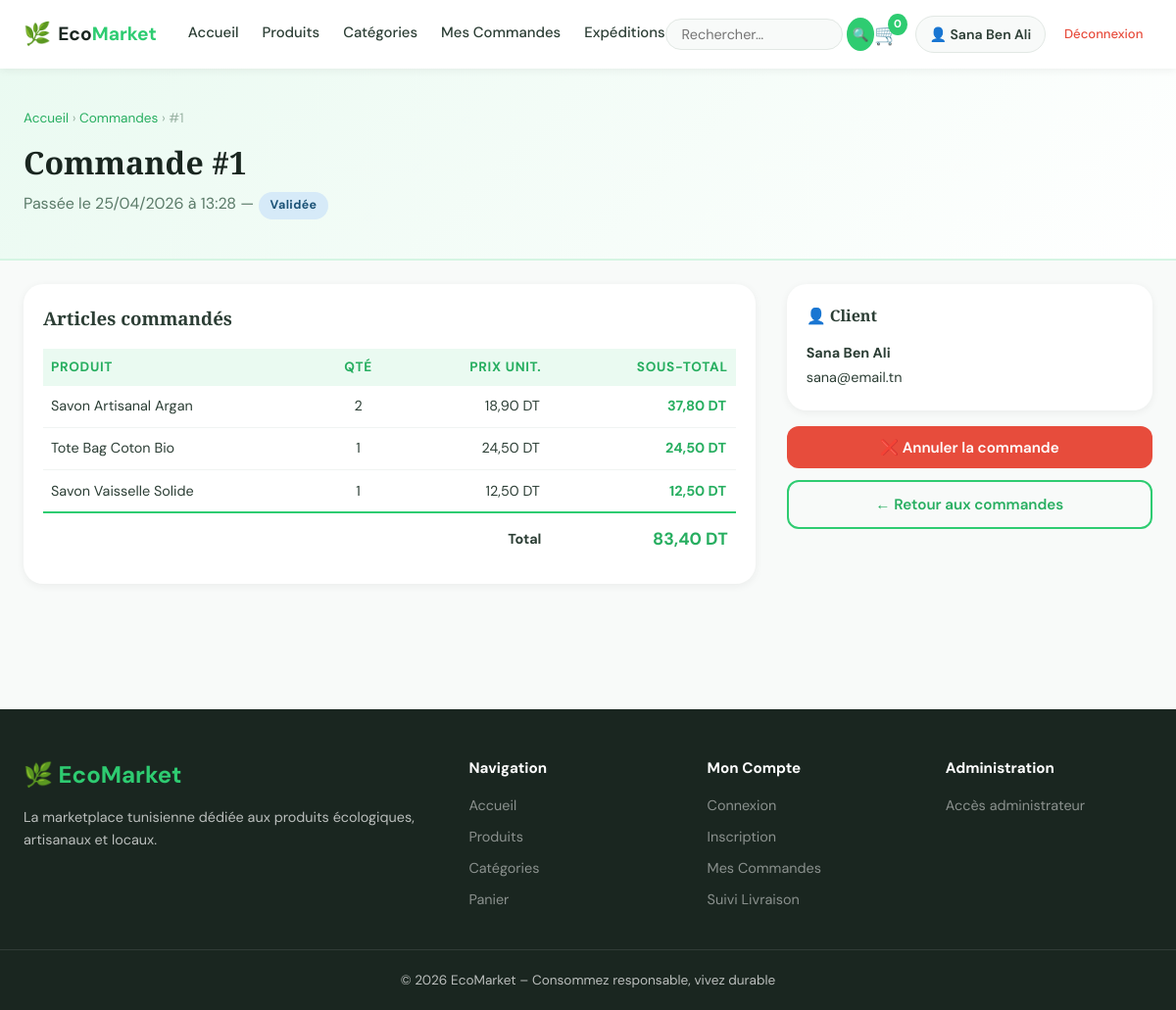
The app's page /pages/commande_detail.php?id=1 (signed in) with its own data.
### tables this page shows
CREATE TABLE `commandes` (
  `id` int(10) UNSIGNED NOT NULL,
  `client_id` int(10) UNSIGNED NOT NULL,
  `date_cmd` timestamp NOT NULL DEFAULT current_timestamp(),
  `statut` enum('en_attente','validee','expediee','livree','annulee') DEFAULT 'en_attente',
  `total` decimal(10,2) NOT NULL DEFAULT 0.00,
  `notes` text DEFAULT NULL
);

CREATE TABLE `commandes_produits` (
  `id` int(10) UNSIGNED NOT NULL,
  `commande_id` int(10) UNSIGNED NOT NULL,
  `produit_id` int(10) UNSIGNED NOT NULL,
  `quantite` int(10) UNSIGNED NOT NULL DEFAULT 1,
  `prix_unitaire` decimal(10,2) NOT NULL
);

CREATE TABLE `produits` (
  `id` int(10) UNSIGNED NOT NULL,
  `nom` varchar(200) NOT NULL,
  `description` text DEFAULT NULL,
  `prix` decimal(10,2) NOT NULL CHECK (`prix` >= 0),
  `stock` int(10) UNSIGNED NOT NULL DEFAULT 0,
  `image` varchar(255) DEFAULT 'default.jpg',
  `categorie_id` int(10) UNSIGNED NOT NULL,
  `en_vedette` tinyint(1) DEFAULT 0,
  `created_at` timestamp NOT NULL DEFAULT current_timestamp()
);

CREATE TABLE `clients` (
  `id` int(10) UNSIGNED NOT NULL,
  `nom` varchar(100) NOT NULL,
  `email` varchar(150) NOT NULL,
  `mot_de_passe` varchar(255) NOT NULL,
  `adresse` text DEFAULT NULL,
  `telephone` varchar(20) DEFAULT NULL,
  `is_admin` tinyint(1) NOT NULL DEFAULT 0,
  `created_at` timestamp NOT NULL DEFAULT current_timestamp()
);

### pages/commande_detail.php (the view, shortened to what this page needs)
<?php
require_once __DIR__ . '/../includes/config.php';
$pdo = getPDO();
$id = (int)($_GET['id'] ?? 0);
$stmt = $pdo->prepare("SELECT c.*, cl.nom AS client_nom, cl.email FROM commandes c JOIN clients cl ON cl.id=c.client_id WHERE c.id=? AND c.client_id=?");
$stmt->execute([$id, clientId()]);
$cmd = $stmt->fetch();
$articles = $pdo->prepare("SELECT cp.*, p.nom AS prod_nom FROM commandes_produits cp JOIN produits p ON p.id=cp.produit_id WHERE cp.commande_id=?");
$articles->execute([$id]);
$articles = $articles->fetchAll();
include __DIR__ . '/../includes/header.php';
?>
<div class="page-header">
    <div class="container">
        <div class="breadcrumb">
            <a href="<?= SITE_URL ?>">Accueil</a> › <a href="commandes.php">Commandes</a> › #<?= $id ?>
        </div>
        <h1>Commande #<?= $id ?></h1>
        <p>Passée le <?= date('d/m/Y à H:i', strtotime($cmd['date_cmd'])) ?> — <?= statutBadge($cmd['statut']) ?></p>
    </div>
</div>
<section class="section" style="padding-top:1.5rem;">
<div class="container">
<div style="display:grid;grid-template-columns:2fr 1fr;gap:2rem;align-items:start;">
    <div>
        <div class="card">
            <div class="card-body">
                <h3 style="font-family:var(--font-head);margin-bottom:1rem;">Articles commandés</h3>
                <table style="width:100%;border-collapse:collapse;">
                    <thead><tr>
                        <th style="text-align:left;padding:.5rem;background:var(--green-xlight);">Produit</th>
                        <th style="text-align:center;padding:.5rem;background:var(--green-xlight);">Qté</th>
                        <th style="text-align:right;padding:.5rem;background:var(--green-xlight);">Prix unit.</th>
                        <th style="text-align:right;padding:.5rem;background:var(--green-xlight);">Sous-total</th>
                    </tr></thead>
                    <tbody>
                    <?php foreach ($articles as $a): ?>
                    <tr style="border-bottom:1px solid var(--gray-100);">
                        <td style="padding:.6rem .5rem;"><?= e($a['prod_nom']) ?></td>
                        <td style="text-align:center;padding:.6rem;"><?= $a['quantite'] ?></td>
                        <td style="text-align:right;padding:.6rem;"><?= prix((float)$a['prix_unitaire']) ?></td>
                        <td style="text-align:right;padding:.6rem;font-weight:700;color:var(--green-dark);"><?= prix((float)$a['prix_unitaire'] * $a['quantite']) ?></td>
                    </tr>
                    <?php endforeach; ?>
                    </tbody>
                    <tfoot><tr style="border-top:2px solid var(--green);">
                        <td colspan="3" style="padding:.75rem .5rem;text-align:right;font-weight:700;">Total</td>
                        <td style="padding:.75rem .5rem;text-align:right;font-weight:700;font-size:1.1rem;color:var(--green-dark);"><?= prix((float)$cmd['total']) ?></td>
                    </tr></tfoot>
                </table>
            </div>
        </div>
    </div>
    <div>
        <div class="card">
            <div class="card-body">
                <h4 style="font-family:var(--font-head);margin-bottom:.75rem;">👤 Client</h4>
                <div style="font-size:.9rem;line-height:1.8;">
                    <div><strong><?= e($cmd['client_nom']) ?></strong></div>
                    <div><?= e($cmd['email']) ?></div>
                </div>
            </div>
        </div>
        <div style="margin-top:1rem;">
            <?php if (in_array($cmd['statut'], ['en_attente', 'validee'])): ?>
            <form method="POST" action="" style="margin-bottom:.75rem;"
                  onsubmit="return confirm('Confirmer l\'annulation de cette commande ?');">
                <button type="submit" class="btn btn-danger" style="width:100%;">❌ Annuler la commande</button>
            </form>
            <?php endif; ?>
            <a href="commandes.php" class="btn btn-outline" style="width:100%;display:block;text-align:center;">← Retour aux commandes</a>
        </div>
    </div>
</div>
</div>
</section>
<?php include __DIR__ . '/../includes/footer.php'; ?>

### includes/config.php (shortened to what this page needs)
<?php
function e(string $v): string {
    return htmlspecialchars($v, ENT_QUOTES, 'UTF-8');
}
function prix(float $p): string {
    return number_format($p, 2, ',', ' ') . ' DT';
}
function statutBadge(string $s): string {
    $map = [
        'en_attente' => ['En attente',  'warning'],
        'validee'    => ['Validée',     'info'],
        'expediee'   => ['Expédiée',    'primary'],
        'livree'     => ['Livrée',      'success'],
        'annulee'    => ['Annulée',     'danger'],
    ];
    $d = $map[$s] ?? [$s, 'secondary'];
    return '<span class="badge badge-' . $d[1] . '">' . $d[0] . '</span>';
}

### assets/css/style.css (style rules this page uses)
:root { --green: #2ecc71; --green-dark: #27ae60; --green-light: #d5f5e3; --green-xlight:#eafaf1; --white: #ffffff; --gray-50: #f8faf9; --gray-100: #f0f4f2; --gray-200: #e2e8e4; --gray-400: #9ab3a4; --gray-600: #5a7a68; --gray-800: #2c3e35; --black: #1a2620; --radius: 12px; --radius-lg: 20px; --shadow-sm: 0 2px 8px rgba(0,0,0,.06); --shadow-md: 0 6px 24px rgba(0,0,0,.1); --shadow-lg: 0 16px 48px rgba(0,0,0,.14); --font-head: 'Playfair Display', Georgia, serif; --font-body: 'DM Sans', system-ui, sans-serif; --transition: all .25s ease; }
*, *::before, *::after { box-sizing: border-box; margin: 0; padding: 0; }
html { scroll-behavior: smooth; }
body { font-family: var(--font-body); font-size: 16px; color: var(--gray-800); background: var(--gray-50); line-height: 1.6; }
a { color: inherit; text-decoration: none; }
button, input, select, textarea { font-family: inherit; }
.container { max-width: 1200px; margin: 0 auto; padding: 0 1.5rem; }
.btn { display: inline-flex; align-items: center; justify-content: center; gap: .4rem; padding: .7rem 1.5rem; border-radius: var(--radius); font-weight: 600; font-size: .95rem; cursor: pointer; border: none; transition: var(--transition); text-align: center; }
.btn-outline { background: transparent; border: 2px solid var(--green); color: var(--green-dark); }
.btn-danger { background: #e74c3c; color: var(--white); }
.card { background: var(--white); border-radius: var(--radius-lg); box-shadow: var(--shadow-sm); overflow: hidden; transition: var(--transition); }
.card-body { padding: 1.25rem; }
.section { padding: 4rem 0; }
table { width: 100%; border-collapse: collapse; background: var(--white); }
th { background: var(--green-xlight); color: var(--green-dark); font-weight: 700; font-size: .85rem; text-transform: uppercase; letter-spacing: .05em; padding: 1rem 1.2rem; text-align: left; }
td { padding: .85rem 1.2rem; border-bottom: 1px solid var(--gray-100); font-size: .9rem; vertical-align: middle; }
tr:last-child td { border-bottom: none; }
.badge { display: inline-block; padding: .25rem .75rem; border-radius: 50px; font-size: .78rem; font-weight: 700; letter-spacing: .03em; }
.badge-info { background: #d6eaf8; color: #1a5276; }
.page-header { background: linear-gradient(135deg, var(--green-xlight), var(--white)); border-bottom: 2px solid var(--green-light); padding: 2.5rem 0; }
.page-header h1 { font-family: var(--font-head); font-size: 2rem; color: var(--black); }
.page-header p { color: var(--gray-600); margin-top: .25rem; }
.breadcrumb { font-size: .85rem; color: var(--gray-400); margin-bottom: .5rem; }
.breadcrumb a { color: var(--green-dark); }

### records on screen
commandes: date_cmd "25/04/2026 à 13:28", statut "Validée", total "83,40 DT", client.nom "Sana Ben Ali", client.email "sana@email.tn"
commandes_produits: produit.nom "Savon Artisanal Argan", quantite "2", prix_unitaire "18,90 DT", prix((float)$a['prix_unitaire'] * $a['quantite']) "37,80 DT"
commandes_produits: produit.nom "Tote Bag Coton Bio", quantite "1", prix_unitaire "24,50 DT", prix((float)$a['prix_unitaire'] * $a['quantite']) "24,50 DT"
commandes_produits: produit.nom "Savon Vaisselle Solide", quantite "1", prix_unitaire "12,50 DT", prix((float)$a['prix_unitaire'] * $a['quantite']) "12,50 DT"

### other values on screen
cartCount() "0"
$_SESSION['client_nom'] "Sana Ben Ali"
$id "1"
